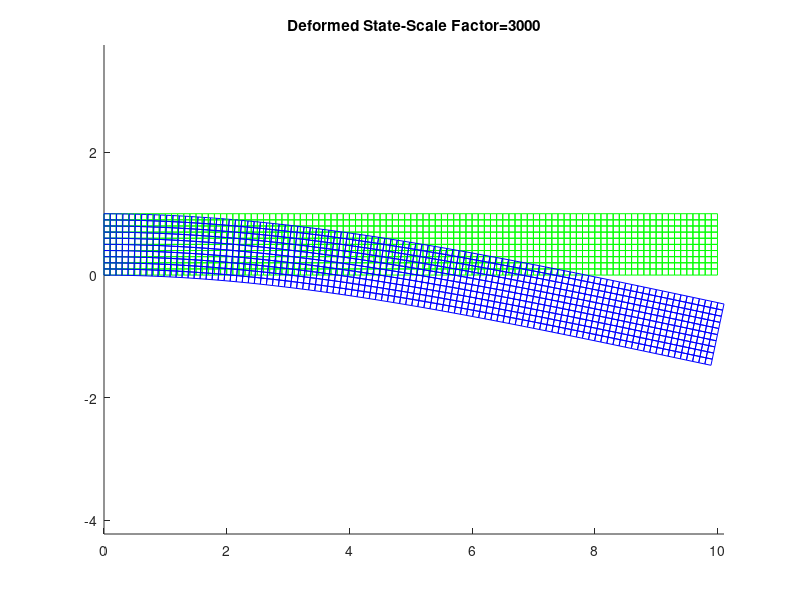
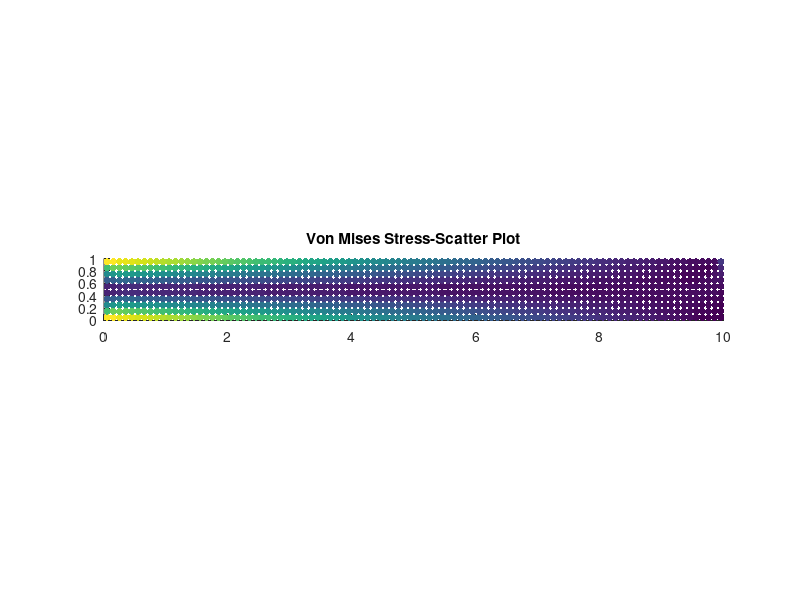

These figures' MATLAB source, in order: (Note: this script raises an error after producing the figures.)
function table = examMaster
clear; clc; close all
[Ua1p,Ud1p,UL1p,vonMax1p] = examSolver(1,1,0);%Runs the solver for prob 1 with a point load.
[Ua1t,Ud1t,UL1t,vonMax1t] = examSolver(1,0,4);%Runs the solver for prob 1 with a traction load.
[Ua2t,Ud2t,UL2t,vonMax2p] = examSolver(2,0,8);%Runs the solver for prob 2 with a traction load.

%make a "table" to display the data.
Uay = [Ua1p(2),Ua1t(2),Ua2t(2)];%y displacement at a in a nice vector.
Udy = [Ud1p(2),Ud1t(2),Ud2t(2)];
ULy = [UL1p(2),UL1t(2),UL2t(2)];
maxVM = [vonMax1p, vonMax1t, vonMax2p];
table = [Uay;Udy;ULy;maxVM];
end


function [Ua,Ud,UL,vonMax] = examSolver(problem,pointLoad,lastFig)
% FEA
% Anthony Garland and Marcus Yoder
% 
% Take home exam
% Problem #1 and 2

%problem = 1;
a = 4; % in
d = 7.5; % in
L = 10; % in
t = 0.1; % in 
h = 1; % in

FappliedLoad = 0.25; % lb.

% When plotting the diplaced elements, exaggerate the displacements by
% this scale
multiplierScale = 3000;

% Assume AISI 1020 Steel
% Material properties are from Solidworks material repository
E = 29000000; % psi,  Young's mod
v = 0.29; % Piossons ratio
% G = E/(2*(1+v));

% The density of the steel is given in the problem
density = 0.28; % lb/in^3

% Handle the problem 1 mapping between nodes and elements and node
% locations
if(problem ==1)
    % ==========================================================
    % ----------------------------------------------------------
    % Problem 1
    % ----------------------------------------------------------
    % ==========================================================
    
    
    nelx = 100; % Number of elements in the x direction
    nely = 10; % Number of elements in the y direction

  
    nn = (nelx+1)*(nely+1); % number of nodes
    ne = nelx*nely; % number of elements
    
    % ------------------------------------
    % -- Make a mapping between elements and global matrixes
    % ------------------------------------

    % IEN holds the node numbers for each element. 
    % Each row is a new element
    % The first column is element 1's global node number
    % Second column is elemnt 2's global node number
    % and ....
    % 
    % Element nodes are as follows
    %
    %  4 ---- 3
    %  |      |
    %  |      |
    %  1 ---- 2
    %
    %
    % Let the x direction be the first dof and y direction the second
    %  
    %   y = 2
    %   /\
    %   |
    %   |
    %   *----> x = 1
    %
    %
    %
    % ---------------------------------------------
    % Global matrix nodes are as follows
    % row = nelx+1
    % col = nely+1
    %
    % col*row+1-col*row+2-col*row+3-col*row+4...col*row+row-1-col*row+row
    % .            .         .         .             .            .
    % .            .         .         .             .            .
    % .            .         .         .             .            .
    % |            |         |         |             |            |
    % 2*row+1 - 2*row+2 - 2*row+3 - 2*row+4 ... 2*row+row-1 - 2*row+row
    % |            |         |         |             |            |
    % 1*row+1 - 1*row+2 - 1*row+3 - 1*row+4 ... 1*row+row-1 - 1*row+row
    % |            |         |         |             |            |
    % 0*row+1 - 0*row+2 - 0*row+3 - 0*row+4 ... 0*row+row-1 - 0*row+row


    count = 1;
    numNodesInRow = nelx+1;
    numNodesInColumn = nely+1;
    IEN = zeros(nn,4); % Index of element nodes (IEN)
    % Each row, so nely # of row
    for i = 1:nely
         rowMultiplier = i-1;
        % Each column, so nelx # of row
        for j= 1:nelx        
            IEN(count,:)=[rowMultiplier*numNodesInRow+j, ...
                          rowMultiplier*numNodesInRow+j+1, ...
                          (rowMultiplier +1)*numNodesInRow+j+1, ...
                           (rowMultiplier +1)*numNodesInRow+j];
            count = count+1;
        end
    end

    % Find and store the global positions of each node
    % Each element rectangle. The aspect ratio is determined by the 
    % number off elements in the X and Y directions and the height and width of
    % the beam
    %
    % Store both the X and Y positions
    globalPosition = zeros(nn,2);
    count = 1;
    for i = 1:numNodesInColumn  % y
        for j= 1:numNodesInRow % x
            xloc = (j-1)*L/(numNodesInRow-1);
            yloc = (i-1)*h/(numNodesInColumn-1);

            globalPosition(count,:) = [xloc yloc];
            count = count+1; 
        end
    end 
else
    %% 
    
    % ==========================================================
    % ----------------------------------------------------------
    % Problem 2
    % ----------------------------------------------------------
    % ==========================================================
    refineMesh = 1; % set equal to 1 for a more detailed mesh
  
    % Get the node to element mapping from the Abaqus file
    IEN = readElementCordinateMap(refineMesh) ;      
    
    % Get the node locations from the Abaqus file
    globalPosition = readNodeCordinates(refineMesh) ;     
    
     nn = size(globalPosition,1);
     ne = size(IEN,1);
end
   
% ---------------------------------------------
% Initialize the global force, k, and B_stored matrixes
%
% ---------------------------------------------
ndof = nn*2; % Number of degrees of freedome. 2 per node. 
%F2 = zeros(ndof,1);
K = zeros(ndof,ndof);

% ---------------------------------------------
% Find the essential boundary conditions
%
% Find the top right node and apply the point force
% ---------------------------------------------
%
% Search for the nodes on the far left to set as essential boundary
% conditions

u0 = 0; % value at essential boundaries

isRightEdge(2*nn) = 0;
rightNodes = [0;0;0];
%isRightEdge will have 1 for all of the nodes on the right edge, except for
%the top and bottom nodes which will be 1/2. The other elements are zero.
%RightNodes stores the node numbers and positions of the nodes on the right
%edge. It is for verification and debugging not actual use.

for i = 1:nn
    % get the xy locations as a row
    xy = globalPosition(i,:);
    xLoc = xy(1); yLoc = xy(2);
    
    if( xLoc ==0)
        % exists returns 1 if Essential2 is a varriable
        temp = exist('Essential2', 'var');
        
        if(temp==1)
             Essential2 = [Essential2 2*i 2*i-1]; %#ok<AGROW>
        else
            Essential2 =[2*i-1 2*i];
        end
    end
    
    % if in the top right corner, add the point force
    if(pointLoad == 1)
        if(xLoc==10 && yLoc==1)
            F2 = zeros(ndof,1);
            F2(2*i) = -FappliedLoad;
        end
    else
        if(xLoc == 10)
            isRightEdge(2*i) = 1;
            if(yLoc==0||yLoc==1)
                isRightEdge(2*i) = 1/2;
            end;%The top and bottom nodes get half of the force of the 
            %other nodes.
            rightNodes = [rightNodes,[xLoc;yLoc;i]];
        end
    end
end

FperNode = -FappliedLoad/(sum(isRightEdge));%This figures out how much force 
%each node gets. The top and bottom get half of this.
if(pointLoad==0)
    F2 = isRightEdge.'*FperNode;
    rightNodes = rightNodes(:,2:size(rightNodes,2));%Trims the unnessacary first column.
end




Essential2 = unique(Essential2);
% ---------------------------------------------
% Generate the Free dof matrix
% ---------------------------------------------
alldofs = 1:ndof;
Free    = setdiff(alldofs,Essential2);
    

% ---------------------------------------------
%     Generate the local k and f matrixes
%     Add them to the global matrix
% ---------------------------------------------

% plane stress
% Define D outside the loop
  D = [ 1 v 0;
        v 1 0;
        0 0 1/2*(1-v)]*E/(1-v^2);

% % loop over the elements
for e = 1:ne         
      % loop over local node numbers to get their node global node numbers
      coord = zeros(4,2);
      for j = 1:4
          % Get the node number
          nodeNumber = IEN(e,j);
          % get the global X,Y position of each node and put in array
          coord(j,:) = globalPosition(nodeNumber,:);
      end
      
      % ----------------------
      % Calculate the element stiffness matrix
      % each time.
      % ----------------------
      etaRow(1,:) = [1/sqrt(3) 1/sqrt(3) -1/sqrt(3) -1/sqrt(3)];
      xiRow(1,:) = [1/sqrt(3) -1/sqrt(3) -1/sqrt(3) 1/sqrt(3)];
      weight = [ 1 1 1 1];
      
      ke = zeros(8,8);
          
      % Loop over the guass points
      for gu = 1:4
          eta = etaRow(gu);
          xi = xiRow(gu);
          wght = weight(gu);
          
          % page 9 of solutions for hw 8 as a reference
          % B_hat (Derivative of N1 with respect to xi and eta)
          B_hat = 1/4*[-(1-eta) (1-eta) (1+eta) -(1+eta);
                       -(1-xi) -(1+xi) (1+xi) (1-xi)];
          
          % Calculate the Jacobian
          J=B_hat*coord;
          
          % Calculate the determinate
          J_det = det(J);        
          % J_inverse = inv(J);         
          
          % Form the B matrix          
          % B_2by4 = J_inverse*B_hat;
          B_2by4_v2 = J\B_hat;

         % Form B, which is an 3 by 8
         B = zeros(3,8);
         B(1,[1,3,5,7]) = B_2by4_v2(1,1:4);
         B(2,[2,4,6,8]) = B_2by4_v2(2,1:4);

         B(3,[1,3,5,7]) = B_2by4_v2(2,1:4);
         B(3,[2,4,6,8]) = B_2by4_v2(1,1:4);   
          
         tempK = transpose(B)*D*B*J_det*wght;          
         ke = ke + tempK; 
      end  
      
      % Calculate the body force term
      % 1. Find the area of the element
      % - evalute the jacobian at xi = eta = 0, 
      % - then det(J)*4 = Area
      % 2. Find the total force on the element by extruding the area and
      % multiplying by the density
      % 3. Equally apply the load to each node in the negative Y dof
      
       % B_hat (Derivative of N1 with respect to xi and eta)
       xi = 0; eta = 0;
       B_hat = 1/4*[-(1-eta) (1-eta) (1+eta) -(1+eta);
                       -(1-xi) -(1+xi) (1+xi) (1-xi)];
          
       % Calculate the Jacobian
       J=B_hat*coord;
        
       % Calculate the Area as determinate(Jacobian)*4
       area =  det(J)*4;
       volume = area*t; % t is the thickness
       bodyForce = volume*density;
       
       
       f_element = zeros(8,1);
       f_element(2:2:8,1) = -bodyForce/4;
      
     
     % Insert the element stiffness matrix into the global.    
     nodes1 = IEN(e,:);
     xDOF = nodes1*2-1;
     yDOF = nodes1*2;
    
     % I cannot use the union, or else the order get messed up. The order
     % is important. Same in the actual topology code when you are
     % calculating the objective.
      dofNumbers = [xDOF(1) yDOF(1) xDOF(2) yDOF(2) xDOF(3) yDOF(3) xDOF(4) yDOF(4)];
      
      % multiply t*ke and add to global matrix. t = thickness or t_z
      K(dofNumbers,dofNumbers) = K(dofNumbers,dofNumbers) + t*ke;
      F2(dofNumbers,1) = F2(dofNumbers,1) +f_element;
end

K_ff = K(Free,Free);
% K_fe = K(Free,Essential2);
F_f = F2(Free);

U(Free) = K_ff \ F_f;
U(Essential2) = u0;  

stress_stored = zeros(ne,3);

%XYStressLocationsStored = zeros(ne,1);
vonM_stored = zeros(ne,1);

elemcenterLocations = zeros(ne,2);

% loop over the elements
%subplot(2,2,1)
figure(lastFig+1)
 for e = 1:ne
     arrayCoordNumber = zeros(1,4);
     xsum = 0;
     ysum = 0;
     % loop over local node numbers to get their node global node numbers
     local_u = zeros(4,1);
     for j = 1:4
         % Get the node number
         nodeNumber = IEN(e,j);
         arrayCoordNumber(j) = nodeNumber;
         % get the global X,Y position of each node and put in array
         coord(j,:) = globalPosition(nodeNumber,:);
         local_u(j,:) = U(nodeNumber);
         xsum = xsum+coord(j,1);
         ysum = ysum+coord(j,2);
     end
     
     elemcenterLocations(e,:) = [xsum/4 ysum/4];     
         
     % see version 3 of notes page 13 Also, see version 5 of the notes page
     % 27
     % Calculate stress and strains in the center of each elements
     eta = 0; xi = 0; % We are at the center, so both are zero

     % B_hat (Derivative of N1 with respect to xi and eta)
     B_hat = 1/4*[-(1-eta) (1-eta) (1+eta) -(1+eta);
                  -(1-xi) -(1+xi) (1+xi) (1-xi)];

     % Calculate the Jacobian
     J=B_hat*coord;     

     % Form the B matrix          
     %B_2by4 = J_inverse*B_hat;
     B_2by4_v2 = J\B_hat;

     % Form B, which is an 3 by 8
     B = zeros(3,8);
     B(1,[1,3,5,7]) = B_2by4_v2(1,1:4);
     B(2,[2,4,6,8]) = B_2by4_v2(2,1:4);

     B(3,[1,3,5,7]) = B_2by4_v2(2,1:4);
     B(3,[2,4,6,8]) = B_2by4_v2(1,1:4);
     
     % Get the node numbers, and then the dofs
     nodes1 = IEN(e,:);
     xDOF = nodes1*2-1;
     yDOF = nodes1*2;
     dofNumbers = [xDOF(1) yDOF(1) xDOF(2) yDOF(2) xDOF(3) yDOF(3) xDOF(4) yDOF(4)];
     
     d_local = U(dofNumbers);
     
     % Strain is B*d, NOTE: d is transposed
     strain = B*d_local';    
     stress = D*strain;
     
     % Store the transpose, to make things work nice. 
     stress_stored(e,:) = stress';
     
     %avg = (stress(1)+stress(2))/2;
     %R = ((stress(1)-avg)^2+stress(3)^2)^(1/2);
     %p1  = avg+R;
     %p2 = avg-R;
     
     
     vonM = sqrt(stress(1)^2  +   stress(2)^2 -  stress(1)*stress(2)  +   3*(stress(3))^2);
     % vonM2 = sqrt(p1^2-p1*p2+p2^2);
     
     % note: vonM and vonM2 should be the same. 
     vonM_stored(e) = vonM;    
     
     % ---------------------------------------
     % plot the element outline and the displacments
     % ---------------------------------------
     hold on
     coordD = zeros(5,1);   
     for temp = 1:4
        coordD(temp,1) =  coord(temp,1) + multiplierScale*U(2*arrayCoordNumber(temp)-1); % X value
        coordD(temp,2) =  coord(temp,2) + multiplierScale*U(2*arrayCoordNumber(temp)); % Y value
     end
     
     coord2 = coord;
     coordD(5,:) = coordD(1,:) ;
     coord2(5,:) = coord2(1,:); 
     plot(coord2(:,1),coord2(:,2),'-g');  
     plot(coordD(:,1),coordD(:,2), '-b');   
     
end
axis equal
tti= strcat('Displacement of the elements shown in Blue');
title(tti);
hold off 

x = elemcenterLocations(:,1)';
y = elemcenterLocations(:,2)';
z = vonM_stored';
title('Deformed State-Scale Factor=3000')

figure(lastFig+2)
scatter(x,y,25,z,'filled')
xlim([0,L])
ylim([0,h])
axis equal
title('Von Mises Stress-Scatter Plot')
figure(lastFig+3)
% http://www.mathworks.com/matlabcentral/fileexchange/38858-contour-plot-for-scattered-data
tri=delaunay(x,y); % triangulate scattered data
vonMax = max(vonM_stored);
step = floor(vonMax/30);
v=0:step:vonMax; % contour levels
tricontour(tri,x,y,z,v);
%clabel(C,h)
xlim([0,L])
%ylim([0,h])
axis equal
title('Von Mises Stress-Contour Plot')
% ------------------------------------------------------------------------
% -----------------Final calculations ------------------------------------
% ------------------------------------------------------------------------
% ----------------------------------------
disp('Max Von Mises Stress is')
max(vonM_stored)

if(problem ==1)

    % Displacement at L
    disp('Displacement at L')
    U(2*nely), U(2*(nelx+1))
    UL = [U(2*nely), U(2*(nelx+1))];
    % ----------------------------------------
    % Displacement at d
    % ----------------------------------------
    %
    % Solve for j
    % d = (j-1)*L/(nelx);
    %
    % d*nelx/L+1 = j

    j =  d*nelx/L+1 ;
    left = floor(j);
    right = ceil(j);

    averageXDisplacement = (U(left*2-1)+U(right*2-1))/2;
    averageYDisplacement = (U(left*2)+U(right*2))/2;

    disp('Displacement at d is , (x,y)');
    [averageXDisplacement, averageYDisplacement] 
    Ud = [averageXDisplacement, averageYDisplacement];
    % ----------------------------------------
    % Displacement at a
    % ----------------------------------------

    % Solve for a instead of d
    j =  a*nelx/L+1 ;
    left = floor(j);
    right = ceil(j);

    averageXDisplacement = (U(left*2-1)+U(right*2-1))/2;
    averageYDisplacement = (U(left*2)+U(right*2))/2;

    disp('Displacement at a is , (x,y)');
    [averageXDisplacement averageYDisplacement] 
    Ua = [averageXDisplacement averageYDisplacement];
else
    
    % ------------------------------------------------------
    % Problem 2
    %
    % The A node calculation doesn't work for the mesh refinement, it is
    % hard coded becasue I was having problems. 
    % ------------------------------------------------------
    Lnode = 0;
    Anode = 9;
    Dnode = 0;
    for i = 1:nn
        % get the xy locations as a row
        xy = globalPosition(i,:);
        xLoc = xy(1); yLoc = xy(2);

        % Find L
        if( yLoc  == 0 && xLoc ==L )
            Lnode = i;
        end
        
        % Find d
     if( yLoc  == 0 && xLoc ==d )
        Dnode = i;
     end
        
         % Find a, inside the notch
        if( yLoc  == 0.1670 && xLoc ==4 )
            Anode = i;
        end
    end
    
    % Displacement at L
    disp('Displacement at L')
    [U(2*Lnode-1) U(2*(Lnode))]  
    UL = [U(2*Lnode-1) U(2*(Lnode))];
    % ----------------------------------------
    % Displacement at d
    % ----------------------------------------
   
    disp('Displacement at d is , (x,y)');
    [U(2*Dnode-1) U(2*Dnode)]  
    Ud = [U(2*Dnode-1) U(2*Dnode)];
    % ----------------------------------------
    % Displacement at a
    % ----------------------------------------

    disp('Displacement at a is , (x,y)');
    [U(2*Anode-1) U(2*Anode)]
    Ua = [U(2*Anode-1) U(2*Anode)];
end

% ------------------------------------------------------------------------
% ------Compare To Beam Theory--------------------------------------------
% ------------------------------------------------------------------------
%In this block of code I will calculate the y-displacement and stress at 
%the center of every element. I will compare this beam theory solution to 
%the FEA solution.
vonM_BT = zeros(ne,1);%sigma von mises according to beam theory
UyBT = zeros(ne,1);%y displacement according to beam theory
vonM_BTdiff = zeros(ne,1);
UyBTdiff = zeros(ne,1);
for i=1:ne
    % get the xy locations as a row
    [vonM_BT(i),UyBT(i)] = beamTheory(x(i),y(i));
    vonM_BTdiff(i) = vonM_stored(i)-vonM_BT(i);
    %these next few lines calculate the y displacement at the center of the
    %element.
    nodes = IEN(i,:);
    Uelement = (U(2*nodes(1))+U(2*nodes(2))+U(2*nodes(3))+U(2*nodes(4)))/4;
    UyBTdiff(i) = (Uelement-UyBT(i));
end


figure(lastFig+4)
% http://www.mathworks.com/matlabcentral/fileexchange/38858-contour-plot-for-scattered-data
tri=delaunay(x,y);           % triangulate scattered data
UyBTdiffpos=UyBTdiff-min(UyBTdiff);
diffMax = max(UyBTdiffpos);
step = diffMax/30;
v=0:step:diffMax; % contour levels
[C,h]=tricontour(tri,x,y,UyBTdiffpos,v);
%clabel(C,h)
xlim([0,L])
%ylim([0,h])
axis equal
title(sprintf('Comparison of Y-disp FEA-Beam Theory\nMax Value = %0.5e',max(UyBTdiffpos)))
end

function [sigmaVM,yDisp] = beamTheory(x,y)
%This function gives the beam theory solution for von mises stresses at a 
%point with the given xy coordinates. It includes shear force.
%I have checked this against a rework of the problem in mathCAD and it
%gives the same results.
L = 10; % in length
t = 0.1; % in thickness
h = 1; % in height
I = 1/12*t*h^3; %in^4 second moment of area
rho = 0.28; %lb/in^3 density
E = 29000000;
FappliedLoad = 0.25;
Mapplied = FappliedLoad*(L-x); %moment at the point from the applied load
Mbody = rho*t*h*(L-x)^2/2; %moment from body force
Mtot = Mapplied+Mbody; %total moment from body and applied
yNuet = y-h/2; %the y position relative to the nuetral axis.
sigmaX = Mtot*yNuet/I; %standard M*y/I from statics.
tauApplied = FappliedLoad/(t*h);%V=F/A Shear stress for the applied load.
tauBody = (L-x)*rho; %(L-x)*rho*t*h/(t*h) Shear stress from weight.
tau = tauApplied+tauBody;
sigmaVM = 1/2*sqrt(2*sigmaX^2+6*tau^2);
dispBody = t*h*rho*x^2/(24*E*I)*(4*L*x-x^2-6*L^2);%y Displacement due to body force.
dispApplied = FappliedLoad*x^2/(6*E*I)*(x-3*L);%y Displacement due to Applied force.
yDisp = dispBody+dispApplied;%total y Displacement
end
